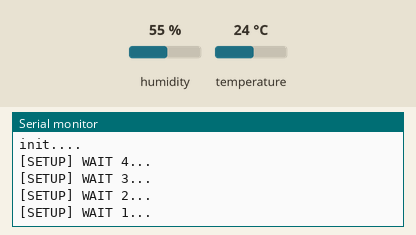
The sketch below on a simulated ESP8266 (NodeMCU). Shown: the last lines printed to the serial monitor. The test bench sets the inputs (shaded band); at power-on: humidity 55 %, temperature 24 °C. WiFi joins after 1.5 s; servers stay silent unless stated; uploads are accepted with an empty reply.

Above: at 5.2 s.
5.3 s: humidity set to 22 %
At 5.67 s:
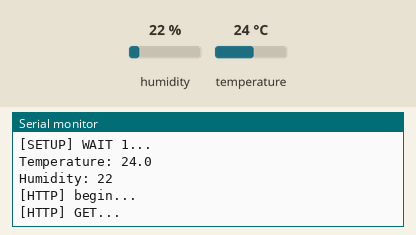
At 6.7 s:
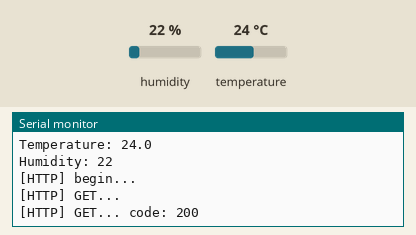
Timing chart, 0 to 8.3 s (numbered marks = the images above; inputs shaded):
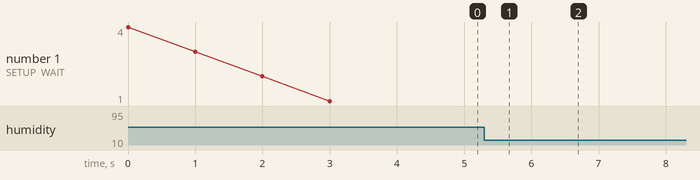

Measured:
- after the input at 5.3 s, the serial monitor: prints a new line after 0.21 s (image 1)

The sketch:

WifiTempHumSensor.ino
```cpp
#include <DHTesp.h>


/**
 * BasicHTTPClient.ino
 *
 *  Created on: 24.05.2015
 *
 */

#include <Arduino.h>

#include <ESP8266WiFi.h>
#include <ESP8266WiFiMulti.h>

#include <ESP8266HTTPClient.h>

#define USE_SERIAL Serial


ESP8266WiFiMulti WiFiMulti;

/** Initialize DHT sensor */
DHTesp dht;
/** Pin number for DHT11 data pin */
int dhtPin = 2;

void setup() {

    USE_SERIAL.begin(115200);
   // USE_SERIAL.setDebugOutput(true);

    USE_SERIAL.println("init....");
    USE_SERIAL.println();
    USE_SERIAL.println();

    for(uint8_t t = 4; t > 0; t--) {
        USE_SERIAL.printf("[SETUP] WAIT %d...\n", t);
        USE_SERIAL.flush();
        delay(1000);
    }

    WiFiMulti.addAP("SSID", "password");

    // Initialize temperature sensor
    dht.setup(dhtPin, DHTesp::DHT22);

}

void loop() {
// wait for WiFi connection
    if((WiFiMulti.run() == WL_CONNECTED)) {

        HTTPClient http;

        TempAndHumidity lastValues = dht.getTempAndHumidity();
        String temp = String(lastValues.temperature,1);
        String hum = String(lastValues.humidity,0);
        Serial.println("Temperature: " + String(lastValues.temperature,1));
        Serial.println("Humidity: " + String(lastValues.humidity,0));

        USE_SERIAL.print("[HTTP] begin...\n");
        // configure traged server and url
        //http.begin("https://192.168.1.12/test.html", "7a 9c f4 db 40 d3 62 5a 6e 21 bc 5c cc 66 c8 3e a1 45 59 38"); //HTTPS
        String url = "http://192.168.1.78:8080/json.htm?type=command&param=udevice&idx=23&nvalue=0&svalue=" + temp + ";" + hum + ";0";
        http.begin(url); //HTTP

        USE_SERIAL.print("[HTTP] GET...\n");
        // start connection and send HTTP header
        int httpCode = http.GET();

        // httpCode will be negative on error
        if(httpCode > 0) {
            // HTTP header has been send and Server response header has been handled
            USE_SERIAL.printf("[HTTP] GET... code: %d\n", httpCode);

            // file found at server
            if(httpCode == HTTP_CODE_OK) {
                String payload = http.getString();
                USE_SERIAL.println(payload);
            }
        } else {
            USE_SERIAL.printf("[HTTP] GET... failed, error: %s\n", http.errorToString(httpCode).c_str());
        }

        http.end();
    }

    delay(5* 60 * 1000);
}
```
